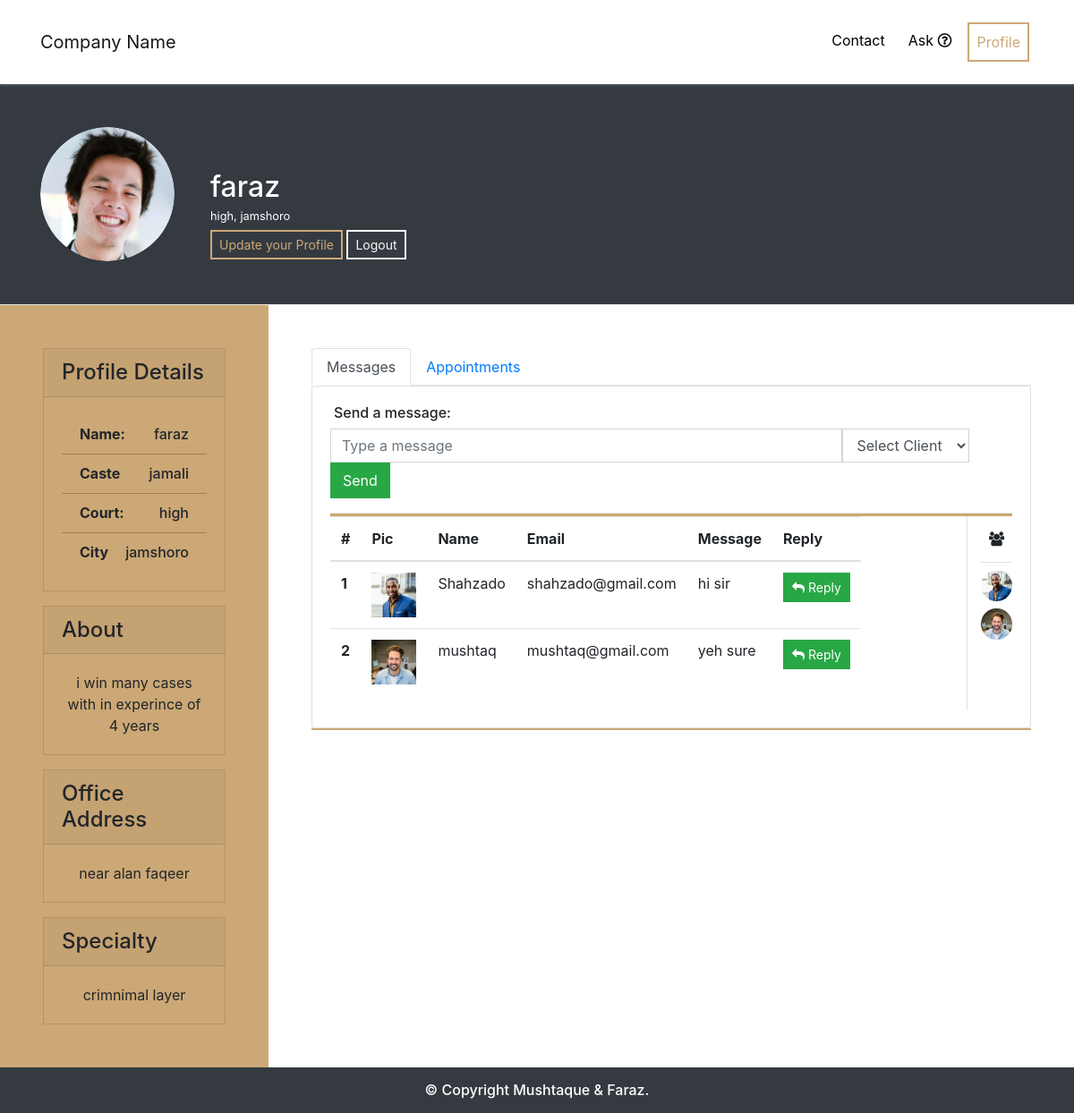
Screenshot of /lawyerProfile.php (signed in) with the database file from the repository.
### tables this page shows
CREATE TABLE `lawyers` (
  `user_id` int(11) NOT NULL,
  `name` text NOT NULL,
  `caste` text NOT NULL,
  `gender` varchar(50) NOT NULL,
  `city` text NOT NULL,
  `office_add` varchar(350) NOT NULL,
  `court` varchar(200) NOT NULL,
  `license` varchar(500) NOT NULL,
  `phone` varchar(13) NOT NULL,
  `email` varchar(150) NOT NULL,
  `password` varchar(255) NOT NULL,
  `about` varchar(1000) NOT NULL,
  `specialty` varchar(1000) NOT NULL,
  `profile_pic` varchar(300) NOT NULL,
  `online_status` int(11) NOT NULL,
  `account_status` varchar(50) NOT NULL DEFAULT 'lawyer',
  `account_views` int(11) NOT NULL
);

CREATE TABLE `message` (
  `message_id` int(11) NOT NULL,
  `lawyer_id` int(11) NOT NULL,
  `client_id` int(11) NOT NULL,
  `send_by` varchar(250) NOT NULL,
  `message` varchar(2000) NOT NULL,
  `message_date` timestamp NOT NULL DEFAULT CURRENT_TIMESTAMP,
  `message_status` int(11) NOT NULL
);

CREATE TABLE `clients` (
  `user_id` int(11) NOT NULL,
  `name` text NOT NULL,
  `caste` text NOT NULL,
  `gender` varchar(50) NOT NULL,
  `city` text NOT NULL,
  `address` varchar(500) NOT NULL,
  `reason` varchar(1000) NOT NULL,
  `phone` varchar(13) NOT NULL,
  `email` varchar(150) NOT NULL,
  `password` varchar(255) NOT NULL,
  `profile_pic` varchar(500) NOT NULL,
  `online_status` int(11) NOT NULL,
  `account_status` varchar(50) NOT NULL DEFAULT 'client'
);

CREATE TABLE `appointment` (
  `appoint_id` int(11) NOT NULL,
  `lawyer_id` int(11) NOT NULL,
  `client_id` int(11) NOT NULL,
  `client_name` varchar(250) NOT NULL,
  `client_email` varchar(250) NOT NULL,
  `client_phone` varchar(13) NOT NULL,
  `client_case_detail` varchar(2000) NOT NULL,
  `appoint_date` timestamp NOT NULL DEFAULT CURRENT_TIMESTAMP,
  `appoint_status` int(11) NOT NULL
);

### lawyerProfile.php (the view, shortened to what this page needs)
<?php
  include_once('inc/top.php');
  if(@$_GET['user_id'] == true){
    $user_id = $_GET['user_id'];
    $updateView = "UPDATE `lawyers` SET `account_views` = `account_views`+1 WHERE `user_id` = '$user_id'";
    $runUpdate = mysqli_query($conn, $updateView);
  }else{
    $user_id = $_SESSION['user_id'];
  }
  $sql = "SELECT * FROM `lawyers` WHERE `user_id` = '$user_id'";
  $run = mysqli_query($conn, $sql);
  if ($row = mysqli_fetch_array($run)) {
    $user_id = $row['user_id'];
    $name = $row['name'];
    $caste = $row['caste'];
    $court = $row['court'];
    $city = $row['city'];
    $office_add = $row['office_add'];
    $about = $row['about'];
    $specialty = $row['specialty'];
    $profile_pic = $row['profile_pic'];
  }
?>
    <section class="mainContent">
      <div class="profile-header bg-dark py-5">
        <div class="container">
          <div class="row">
            <div class="col-md-2">
              <div class="profile-image">
                <div class="rounded-circle" style="width:150px;height:150px; overflow:hidden;">
                  <img src="<?php if($profile_pic == ''):echo 'img/default.jpeg'; else:echo 'uploads/profile/'.$profile_pic; endif; ?>" alt="Lawyer Profile Image" class="img-fluid rounded-circle">
                </div>
              </div>
            </div>
            <div class="col-md-10">
              <div class="profile-about mt-5">
                <h2 class="text-white mb-0"><?php echo $name; ?></h2>
                <small class="text-white"><?php echo $court.', '.$city; ?></small>
                <div style="height:5px;"></div>
                <?php if(@$_SESSION['user_id'] == $user_id && $_SESSION['account_status'] == 'lawyer'): ?>
                <button class="btn btn-sm btn-outline-brown rounded-0" data-toggle="modal" data-target="#profileSignup">Update your Profile</button>
                <a href="inc/login.php?logout=true" class="btn btn-sm btn-outline-light rounded-0">Logout</a>
                <?php endif; ?>
              </div>
            </div>
          </div>
        </div>
      </div>
      <hr class="m-0">
      <div class="profile-content">
        <div class="row no-gutters">
          <div class="col-md-3 p-5 bg-brown">
            <div class="profile-sidebar">
              <div class="card bg-transparent rounded-0">
                <div class="card-header">
                    <h4 class="p-0 m-0">Profile Details</h4>
                </div>
                <div class="card-body">
                  <ul class="list-group list-group-flush">
                    <li class="list-group-item">
                      <h6 class="m-0 font-weight-bold float-left">Name:</h6>
                      <h6 class="m-0 float-right sidebarh6"><?php echo $name; ?></h6>
                    </li>
                    <li class="list-group-item">
                      <h6 class="m-0 font-weight-bold float-left">Caste</h6>
                      <h6 class="m-0 float-right sidebarh6"><?php echo $caste; ?></h6>
                    </li>
                    <li class="list-group-item">
                      <h6 class="m-0 font-weight-bold float-left">Court:</h6>
                      <h6 class="m-0 float-right sidebarh6"><?php echo $court; ?></h6>
                    </li>
                    <li class="list-group-item">
                      <h6 class="m-0 font-weight-bold float-left">City</h6>
                      <h6 class="m-0 float-right sidebarh6"><?php echo $city; ?></h6>
                    </li>
                  </ul>
                </div>
              </div>
              <div class="card rounded-0 mt-3 bg-transparent">
                <div class="card-header">
                  <h4 class="p-0 m-0">About</h4>
                </div>
                <div class="card-body">
                  <div class="profile-desc text-center">
                    <?php if($about == ''):echo 'Not available!'; else:echo $about; endif; ?>
                  </div>
                </div>
              </div>
              <div class="card rounded-0 mt-3 bg-transparent">
                <div class="card-header">
                  <h4 class="p-0 m-0">Office Address</h4>
                </div>
                <div class="card-body">
                  <div class="profile-desc text-center">
                    <?php echo $office_add; ?>
                  </div>
                </div>
              </div>
              <div class="card rounded-0 mt-3 bg-transparent">
                <div class="card-header">
                  <h4 class="p-0 m-0">Specialty</h4>
                </div>
                <div class="card-body">
                  <div class="profile-spec text-center">
                    <?php if($specialty != ''):
                      $specialty = explode(', ', $specialty);
                      foreach($specialty as $specialty){
                        ?>
                          <?php echo $specialty; ?>
                        <?php
                      }
                    else:echo 'Not available!'; endif; ?>
                  </div>
                </div>
              </div>
            </div>
          </div>
          <div class="col-md-9 p-5">
            <?php if(@$_SESSION['user_id'] == $user_id && $_SESSION['account_status'] == 'lawyer'): ?>
            <div class="tabbable-line">
              <ul class="nav customtab nav-tabs" role="tablist">
                <li class="nav-item"><a href="#tab2" class="nav-link active" data-toggle="tab">Messages</a></li>
                <li class="nav-item"><a href="#tab1" class="nav-link" data-toggle="tab">Appointments</a></li>
              </ul>
              <div class="tab-content">
                <div class="tab-pane active" id="tab2">
                  <div class="row no-gutters">
                    <div class="col-md-12">
                      <div class="card">
                        <div class="card-body">
                          <h6 class="ml-1">Send a message:</h6>
                          <form action="inc/message.php" method="POST" class="form-inline">
                            <input type="text" class="form-control w-75 rounded-0" name="message" placeholder="Type a message">
                            <select class="form-control rounded-0" name="chooseClient" id="">
                              <option selected disabled>Select Client</option>
                            </select>
                            <input type="submit" value="Send" name="sendMsg" class="btn btn-success rounded-0">
                          </form>
                          <hr class="mb-0 border-bottom-brown">
                          <?php
                            $selectMessage = "SELECT * FROM `message` WHERE `lawyer_id` = '".$_SESSION['user_id']."'";
                            $runMessage = mysqli_query($conn, $selectMessage);
                            $rowMessage = mysqli_fetch_array($runMessage);
                          ?>
                          <div class="row">
                            <div class="col-md-11">
                              <table class="table <?php if($rowMessage != 0):echo 'table-responsive'; endif; ?>">
                                <thead>
                                  <tr>
                                    <th scope="col">#</th>
                                    <th scope="col">Pic</th>
                                    <th scope="col">Name</th>
                                    <th scope="col">Email</th>
                                    <th scope="col">Message</th>
                                    <th scope="col">Reply</th>
                                  </tr>
                                </thead>
                                <tbody>
                                  <?php
                                    $sqlMessage = "SELECT * FROM `message` INNER JOIN `clients` ON message.client_id = clients.user_id WHERE `lawyer_id` = '$user_id' AND `send_by` = 'client' ORDER BY `message_date` DESC";
                                    $runMessage = mysqli_query($conn, $sqlMessage);
                                      $a = 1;
                                      while($row = mysqli_fetch_array($runMessage)){
                                        $message_status = $row['message_status'];
                                        $client_id = $row['client_id'];
                                        $profile_pic = $row['profile_pic'];
                                        $name = $row['name'];
                                        $email = $row['email'];
                                        $message = $row['message'];
                                      ?>
                                    <tr>
                                      <th scope="row"><?php echo $a++; ?></th>
                                      <td>
                                        <a href="clientProfile.php?user_id=<?php echo $client_id; ?>">
                                          <img src="uploads/profile/<?php echo $profile_pic; ?>" width="50px" height="50px" class="img img-fluid"/>
                                        </a>
                                      </td>
                                      <td><?php echo $name; ?></td>
                                      <td><?php echo $email; ?></td>
                                      <td><?php echo $message; ?></td>
                                      <td>
                                        <?php
                                         if($message_status < 2): ?>
                                        <button type="button" class="btn btn-success btn-sm rounded-0" data-toggle="modal" data-target="#messageModal<?php echo $client_id;?>"><i class="fa fa-reply"></i> Reply</button>
                                        <?php else:echo "Declined<br>Can't reply"; endif;?>
                                      </td>
                                    </tr>
                                      <?php
                                    }
                                ?>
                                </tbody>
                              </table>
                            </div>
                            <div class="col-md-1 border-left text-center">
                              <h6 class="heading m-0 py-3 border-bottom font-weight-bold">
                                <i class="fa fa-users"></i>
                              </h6>
                              <?php
                                $selectClients = "SELECT * FROM `appointment` INNER JOIN `clients` ON appointment.client_id = clients.user_id WHERE `lawyer_id` = '".$_SESSION['user_id']."' ORDER BY `appoint_id` DESC";
                                $runClients = mysqli_query($conn, $selectClients);
                                while ($rowClients = mysqli_fetch_array($runClients)) {
                                  $client_id = $rowClients['client_id'];
                                  $profile_pic = $rowClients['profile_pic'];
                                ?>
                                <a href="clientProfile.php?user_id=<?php echo $client_id; ?>">
                                  <img src="uploads/profile/<?php echo $profile_pic; ?>" class="img-fluid mt-2 rounded-circle" alt="">
                                </a>
                                <?php
                                }
                              ?>
                            </div>
                          </div>
                        </div>
                      </div>
                    </div>
                  </div>
                </div>
              </div>
            </div>
          <?php else: ?>
            <h1 class="display-4 text-center pt-10 mx-auto w-75"><a href="#" data-toggle="modal" data-target="#clientLogin">Login!</a> To chat and make appointment</h1>
          <?php endif; ?>
        </div>
      </div>
    </section>
<?php include_once('inc/footer.php'); ?>

### css/style.css (style rules this page uses)
.btn { border-width: 2px; }
.bg-brown { background-color: #cca876!important; }
.btn-outline-brown { color: #cca876!important; background-color: transparent!important; background-image: none!important; border: 2px solid #cca876!important; }
.border-bottom-brown { border-bottom: 3px solid #cca876!important; }
.active { border-bottom: 2px solid #cca876; }
* { margin: 0; padding: 0; }
div.profile-content div.profile-sidebar ul li.list-group-item { background-color: transparent; }

### rows the page displays
lawyers: profile_pic (picture), name "faraz", court "high", city "jamshoro", caste "jamali", about "i win many cases with in experince of 4 years", office_add "near alan faqeer", specialty "crimnimal layer"
message: client.profile_pic (picture), client.name "Shahzado", client.email "shahzado@gmail.com", message "hi sir"
message: client.profile_pic (picture), client.name "mushtaq", client.email "mushtaq@gmail.com", message "yeh sure"
appointment: client.profile_pic (picture)
appointment: client.profile_pic (picture)
